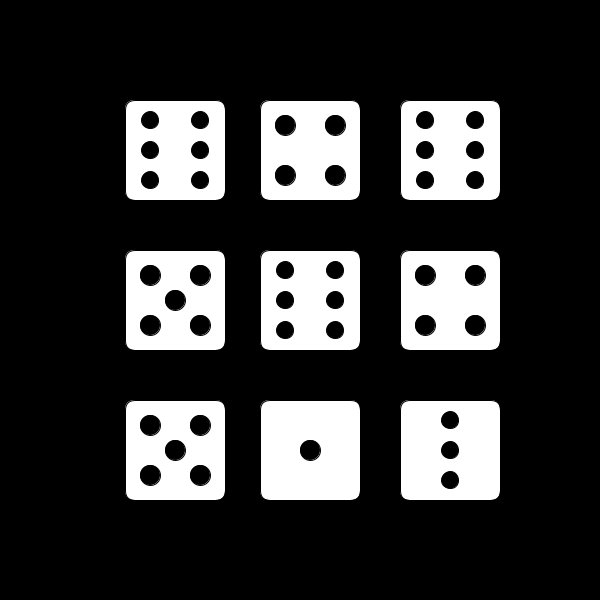
Frame 1 (no input)
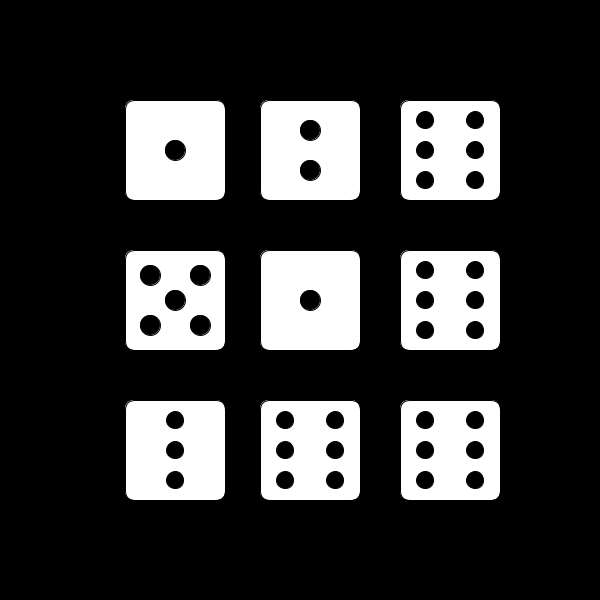
Frame 2 (the mouse pressed at the canvas centre, redrawn once)

The Processing sketch that drew these frames (run headless with seeded random() and noise(); the mouse was pressed at the canvas centre and the sketch redrawn once):

// Processing sketch: diceBenedicto
// ── diceBenedicto.pde

Die [] dice;
int dots;

void setup()
{
  noLoop();
  size(600, 600);
  background(0);

  dice = new Die[9];
  for(int i = 0;i<dice.length;i++){
    dice[0]=new Die(125,100);
    dice[1]=new Die(260,100);
    dice[2]=new Die(400,100);
    dice[3]=new Die(125,250);
    dice[4]=new Die(260,250);
    dice[5]=new Die(400,250);
    dice[6]=new Die(125,400);
    dice[7]=new Die(260,400);
    dice[8]=new Die(400,400);
  }
}
void draw()
{
  
  for(int i = 0; i< dice.length;i++){
    
    dice[i].show();
    dice[i].roll();
    
    
  }
  
}

// ── Die.pde
class Die 
{
  int x;
  int y;

  Die(int nx, int ny) 
  {
   x=nx;
   y=ny;
  }
  void show() {
   
      fill(255);
      rect(x, y, 100, 100, 10);
     
    
    }
  
      

    
    
  
  void roll()
  {
    dots=(int)(Math.random()*6)+1;
    println(dots);

    if (dots==1)
    {
      fill(0);
      ellipse(x+50, y+50, 20, 20);
      
    } else if (dots==2)
    {
      fill(0);
      ellipse(x+50, y+30, 20, 20);
      ellipse(x+50, y+70, 20, 20);
    } else if (dots==3)
    {
      fill(0);
      ellipse(x+50, y+20, 17, 17);
      ellipse(x+50, y+50, 17, 17);
      ellipse(x+50, y+80, 17, 17);
    }else if (dots==4)
    {
      fill(0);
      ellipse(x+25, y+25, 20, 20);
      ellipse(x+25, y+75, 20, 20);
      ellipse(x+75, y+25, 20, 20);
      ellipse(x+75, y+75, 20, 20);
    }else if (dots==5)
    {
      fill(0);
      ellipse(x+25, y+25, 20, 20);
      ellipse(x+25, y+75, 20, 20);
      ellipse(x+50, y+50, 20, 20);
      ellipse(x+75, y+25, 20, 20);
      ellipse(x+75, y+75, 20, 20);
    }
    else if (dots==6)
    {
      fill(0);
      ellipse(x+25, y+20, 17, 17);
      ellipse(x+25, y+50, 17, 17);
      ellipse(x+25, y+80, 17, 17);
      ellipse(x+75, y+20, 17, 17);
      ellipse(x+75, y+50, 17, 17);
      ellipse(x+75, y+80, 17, 17);
    }
  }
    
}
